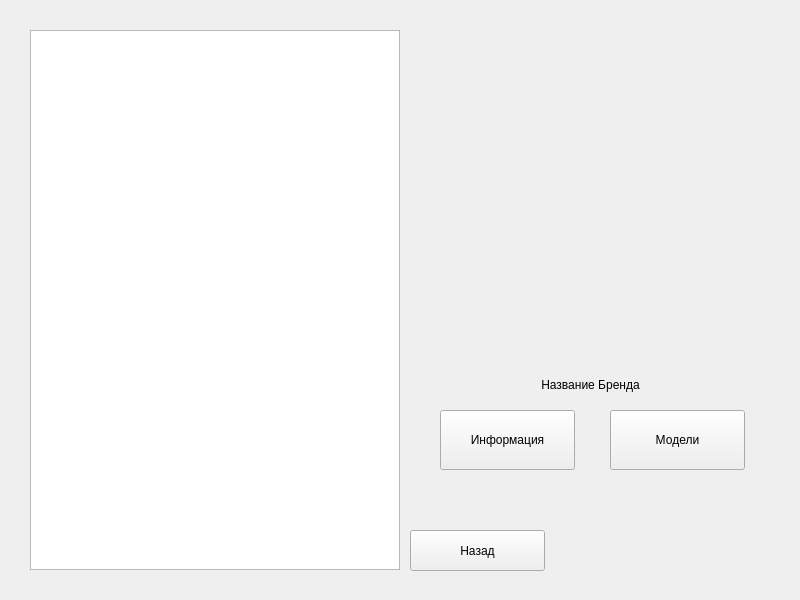
<?xml version="1.0" encoding="UTF-8"?>
<ui version="4.0">
 <class>MainWindow</class>
 <widget class="QMainWindow" name="MainWindow">
  <property name="geometry">
   <rect>
    <x>0</x>
    <y>0</y>
    <width>800</width>
    <height>600</height>
   </rect>
  </property>
  <property name="windowTitle">
   <string>MainWindow</string>
  </property>
  <widget class="QWidget" name="centralwidget">
   <widget class="QListWidget" name="ListWidget">
    <property name="geometry">
     <rect>
      <x>30</x>
      <y>30</y>
      <width>370</width>
      <height>540</height>
     </rect>
    </property>
   </widget>
   <widget class="QWidget" name="InfoWidget" native="true">
    <property name="geometry">
     <rect>
      <x>410</x>
      <y>30</y>
      <width>360</width>
      <height>541</height>
     </rect>
    </property>
    <widget class="QPushButton" name="InfoButton">
     <property name="geometry">
      <rect>
       <x>30</x>
       <y>380</y>
       <width>135</width>
       <height>60</height>
      </rect>
     </property>
     <property name="text">
      <string>Информация</string>
     </property>
    </widget>
    <widget class="QPushButton" name="NextButton">
     <property name="geometry">
      <rect>
       <x>200</x>
       <y>380</y>
       <width>135</width>
       <height>60</height>
      </rect>
     </property>
     <property name="text">
      <string>Модели</string>
     </property>
    </widget>
    <widget class="QLabel" name="NameLabel">
     <property name="geometry">
      <rect>
       <x>30</x>
       <y>329</y>
       <width>301</width>
       <height>51</height>
      </rect>
     </property>
     <property name="text">
      <string>Название Бренда</string>
     </property>
     <property name="alignment">
      <set>Qt::AlignCenter</set>
     </property>
    </widget>
    <widget class="QLabel" name="PicLabel">
     <property name="geometry">
      <rect>
       <x>30</x>
       <y>30</y>
       <width>300</width>
       <height>300</height>
      </rect>
     </property>
     <property name="text">
      <string/>
     </property>
     <property name="pixmap">
      <pixmap>C:/Users/T/Pictures/FPNorKVUcCcp3Oh.jpg</pixmap>
     </property>
     <property name="alignment">
      <set>Qt::AlignCenter</set>
     </property>
    </widget>
    <widget class="QPushButton" name="BackButton">
     <property name="geometry">
      <rect>
       <x>0</x>
       <y>500</y>
       <width>135</width>
       <height>41</height>
      </rect>
     </property>
     <property name="text">
      <string>Назад</string>
     </property>
    </widget>
   </widget>
  </widget>
 </widget>
 <resources/>
 <connections/>
</ui>
